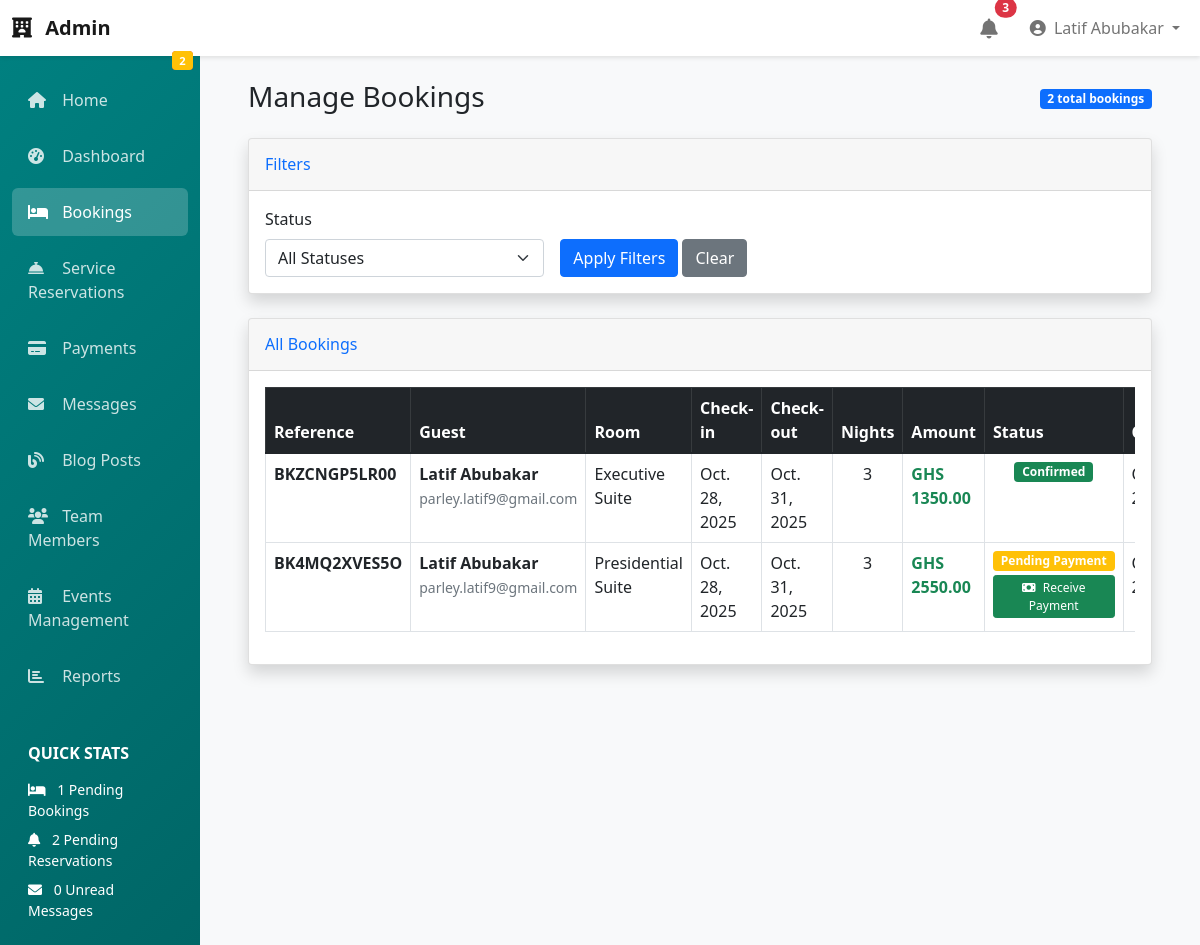
Screenshot of /accounts/admin/bookings/ (signed in) with the database file from the repository.
### accounts/models.py (models this page shows, shortened)
class User(AbstractUser):
    email = models.EmailField(unique=True, null=False)
    username = models.CharField(max_length=100, unique=True)  # Added unique=True
    USERNAME_FIELD = "email"
    REQUIRED_FIELDS = ['username']

### bookings/models.py (models this page shows, shortened)
class Booking(models.Model):
    BOOKING_STATUS = (
        ('pending', 'Pending Payment'),
        ('confirmed', 'Confirmed'),
        ('checked_in', 'Checked In'),
        ('checked_out', 'Checked Out'),
        ('cancelled', 'Cancelled'),
        ('no_show', 'No Show'),
    )
    booking_reference = models.CharField(max_length=12, unique=True)
    room = models.ForeignKey('rooms.Room', on_delete=models.CASCADE, related_name='bookings')
    check_in = models.DateField()
    check_out = models.DateField()
    adults = models.PositiveIntegerField(default=1)
    children = models.PositiveIntegerField(default=0)
    total_price = models.DecimalField(max_digits=10, decimal_places=2)
    guest_name = models.CharField(max_length=200)
    guest_email = models.EmailField()
    guest_phone = models.CharField(max_length=20)
    guest_address = models.TextField(blank=True)
    special_requests = models.TextField(blank=True)
    status = models.CharField(max_length=20, choices=BOOKING_STATUS, default='pending')
    created_at = models.DateTimeField(auto_now_add=True)
    updated_at = models.DateTimeField(auto_now=True)
    class Meta:
        ordering = ['-created_at']
    @property
    def nights(self):
        return (self.check_out - self.check_in).days

### rooms/models.py (models this page shows, shortened)
class Room(models.Model):
    room_type = models.ForeignKey(RoomType, on_delete=models.CASCADE, related_name='rooms')
    room_number = models.CharField(max_length=10)
    floor = models.PositiveIntegerField(default=1)
    view_description = models.CharField(max_length=200, blank=True)  # Ocean view, Garden view
    special_features = models.TextField(blank=True)
    is_available = models.BooleanField(default=True)
    class Meta:
        ordering = ['floor', 'room_number']

class RoomType(models.Model):
    hotel = models.ForeignKey('hotel.Hotel', on_delete=models.CASCADE, related_name='room_types')
    name = models.CharField(max_length=100)  # Deluxe, Suite, Standard
    slug = models.SlugField(unique=True)
    description = models.TextField()
    base_price = models.DecimalField(max_digits=10, decimal_places=2)
    capacity = models.PositiveIntegerField(help_text="Maximum number of guests")
    size = models.CharField(max_length=50, blank=True)  # 35 sqm, 450 sqft
    bed_type = models.CharField(max_length=100, blank=True)  # King bed, Twin beds
    featured_image = models.ImageField(upload_to='room_types/')
    is_available = models.BooleanField(default=True)
    display_order = models.PositiveIntegerField(default=0)
    class Meta:
        ordering = ['display_order', 'base_price']
    def __str__(self):
        return self.name

### accounts/views.py (the view)
# urls.py: path('admin/bookings/', views.admin_bookings, name='admin_bookings'),
@staff_member_required
def admin_bookings(request):
    bookings = Booking.objects.all().order_by('-created_at')
    status_filter = request.GET.get('status', '')
    if status_filter:
        bookings = bookings.filter(status=status_filter)
    paginator = Paginator(bookings, 20)
    page_number = request.GET.get('page')
    page_obj = paginator.get_page(page_number)
    context = {
        'bookings': page_obj,
        'status_filter': status_filter,
        'status_choices': Booking.BOOKING_STATUS,
    }
    return render(request, 'admin/bookings.html', context)

### accounts/templates/admin/bookings.html (shortened to what this page needs)
{% extends 'admin/dashboard_base.html' %}
{% load static %}
{% block content %}
<div class="container-fluid">
    <div class="d-sm-flex align-items-center justify-content-between mb-4">
        <h1 class="h3 mb-0 text-gray-800">Manage Bookings</h1>
        <div class="d-none d-sm-inline-block">
            <span class="badge bg-primary">{{ bookings.paginator.count }} total bookings</span>
        </div>
    </div>
    <div class="card shadow mb-4">
        <div class="card-header py-3">
            <h6 class="m-0 font-weight-bold text-primary">Filters</h6>
        </div>
        <div class="card-body">
            <form method="get" class="row g-3">
                <div class="col-md-4">
                    <label for="status" class="form-label">Status</label>
                    <select name="status" id="status" class="form-select">
                        <option value="">All Statuses</option>
                    </select>
                </div>
                <div class="col-md-4">
                    <label class="form-label">&nbsp;</label>
                    <div>
                        <button type="submit" class="btn btn-primary">Apply Filters</button>
                        <a href="{% url 'admin_bookings' %}" class="btn btn-secondary">Clear</a>
                    </div>
                </div>
            </form>
        </div>
    </div>
    <div class="card shadow mb-4">
        <div class="card-header py-3 d-flex justify-content-between align-items-center">
            <h6 class="m-0 font-weight-bold text-primary">All Bookings</h6>
        </div>
        <div class="card-body">
            {% if bookings %}
            <div class="table-responsive">
                <table class="table table-bordered table-hover" width="100%" cellspacing="0">
                    <thead class="table-dark">
                        <tr>
                            <th>Reference</th>
                            <th>Guest</th>
                            <th>Room</th>
                            <th>Check-in</th>
                            <th>Check-out</th>
                            <th>Nights</th>
                            <th>Amount</th>
                            <th>Status</th>
                            <th>Created</th>
                        </tr>
                    </thead>
                    <tbody>
                        {% for booking in bookings %}
                        <tr>
                            <td>
                                <strong>{{ booking.booking_reference }}</strong>
                            </td>
                            <td>
                                <div class="fw-bold">{{ booking.guest_name }}</div>
                                <small class="text-muted">{{ booking.guest_email }}</small>
                            </td>
                            <td>{{ booking.room.room_type }}</td>
                            <td>{{ booking.check_in }}</td>
                            <td>{{ booking.check_out }}</td>
                            <td class="text-center">{{ booking.nights }}</td>
                            <td class="fw-bold text-success">GHS {{ booking.total_price }}</td>
                            <td>
                                <div class="d-flex flex-column align-items-center gap-1">
                                    <span class="badge bg-{% if booking.status == 'confirmed' %}success{% elif booking.status == 'pending' %}warning{% elif booking.status == 'cancelled' %}danger{% else %}secondary{% endif %}">
                                        {{ booking.get_status_display }}
                                    </span>
                                    {% if booking.status == 'pending' %}
                                    <a href="{% url 'receive_booking_payment' booking.booking_reference %}"
                                       class="btn btn-success btn-sm w-100"
                                       style="font-size: 0.75rem; padding: 0.15rem 0.5rem;">
                                        <i class="fas fa-money-bill me-1"></i>
                                        Receive Payment
                                    </a>
                                    {% endif %}
                                </div>
                            </td>
                            <td>{{ booking.created_at|date:"M d, Y" }}</td>
                        </tr>
                        {% endfor %}
                    </tbody>
                </table>
            </div>
            {% else %}
            <div class="text-center py-5">
                <i class="fas fa-bed fa-3x text-muted mb-3"></i>
                <h4 class="text-muted">No Bookings Found</h4>
                <p class="text-muted">No bookings match your current filters.</p>
            </div>
            {% endif %}
        </div>
    </div>
</div>
{% endblock %}

### accounts/templates/admin/dashboard_base.html (shortened to what this page needs)
<!DOCTYPE html>
<html lang="en">
<head>
    <link href="https://cdn.jsdelivr.net/npm/bootstrap@5.1.3/dist/css/bootstrap.min.css" rel="stylesheet">
    <link rel="stylesheet" href="https://cdnjs.cloudflare.com/ajax/libs/font-awesome/6.0.0/css/all.min.css">
</head>
<body>
    <nav class="navbar navbar-expand navbar-light navbar-custom">
        <div class="container-fluid">
            <a class="navbar-brand fw-bold text-teal" href="{% url 'dashboard' %}">
                <i class="fas fa-hotel me-2"></i>{{ hotel.name }} Admin
            </a>
            <div class="navbar-nav ms-auto">
                <div class="nav-item dropdown me-3">
                    <a class="nav-link notification-bell position-relative" href="#" id="notificationDropdown"
                       role="button" data-bs-toggle="dropdown" aria-expanded="false">
                        <i class="fas fa-bell fa-lg"></i>
                        {% if total_admin_notifications > 0 %}
                        <span class="position-absolute top-0 start-100 translate-middle badge rounded-pill bg-danger">
                            {{ total_admin_notifications }}
                        </span>
                        {% endif %}
                    </a>
                </div>
                <div class="nav-item dropdown">
                    <a class="nav-link dropdown-toggle" href="#" id="navbarDropdown" role="button" data-bs-toggle="dropdown">
                        <i class="fas fa-user-circle me-1"></i>
                        {{ request.user.get_full_name|default:request.user.username }}
                    </a>
                </div>
            </div>
        </div>
    </nav>
    <div class="container-fluid">
        <div class="row">
            <div class="col-md-3 col-lg-2 d-md-block sidebar collapse" id="sidebar">
                <div class="position-sticky pt-3">
                <ul class="nav flex-column">
                    <li class="nav-item">
                        <a class="nav-link" href="/">
                            <i class="fas fa-home"></i>
                            Home
                        </a>
                    </li>
                    <li class="nav-item">
                        <a class="nav-link {% if request.path == '/admin/dashboard/' %}active{% endif %}"
                           href="{% url 'dashboard' %}">
                            <i class="fas fa-tachometer-alt"></i>
                            Dashboard
                        </a>
                    </li>
                    <li class="nav-item">
                        <a class="nav-link {% if '/admin/bookings' in request.path %}active{% endif %}" href="{% url 'admin_bookings' %}">
                            <i class="fas fa-bed"></i>
                            Bookings
                            {% if pending_bookings_count > 0 %}
                            <span class="badge bg-danger badge-notification">{{ pending_bookings_count }}</span>
                            {% endif %}
                        </a>
                    </li>
                    <li class="nav-item">
                        <a class="nav-link {% if '/admin/reservations' in request.path %}active{% endif %}" href="{% url 'admin_reservations' %}">
                            <i class="fas fa-concierge-bell"></i>
                            Service Reservations
                            {% if pending_reservations_count > 0 %}
                            <span class="badge bg-warning badge-notification">{{ pending_reservations_count }}</span>
                            {% endif %}
                        </a>
                    </li>
                    <li class="nav-item">
                        <a class="nav-link {% if '/admin/payments' in request.path %}active{% endif %}" href="{% url 'admin_payments' %}">
                            <i class="fas fa-credit-card"></i>
                            Payments
                        </a>
                    </li>
                    <li class="nav-item">
                        <a class="nav-link {% if '/admin/messages' in request.path %}active{% endif %}" href="{% url 'admin_messages' %}">
                            <i class="fas fa-envelope"></i>
                            Messages
                        </a>
                    </li>
                    <li class="nav-item">
                        <a class="nav-link {% if '/admin/blog' in request.path %}active{% endif %}" href="{% url 'admin_blog' %}">
                            <i class="fas fa-blog"></i>
                            Blog Posts
                        </a>
                    </li>
                    <li class="nav-item">
                        <a class="nav-link {% if '/admin/team' in request.path %}active{% endif %}" href="{% url 'admin_team' %}">
                            <i class="fas fa-users"></i>
                            Team Members
                        </a>
                    </li>
                    <li class="nav-item">
                        <a class="nav-link {% if '/admin/events' in request.path %}active{% endif %}" href="{% url 'admin_events' %}">
                            <i class="fas fa-calendar-alt"></i>
                            Events Management
                        </a>
                    </li>
                    <li class="nav-item">
                        <a class="nav-link {% if '/admin/reports' in request.path %}active{% endif %}" href="{% url 'admin_reports' %}">
                            <i class="fas fa-chart-bar"></i>
                            Reports
                        </a>
                    </li>
                </ul>
        <div class="mt-4 p-3 text-white">
            <h6 class="text-uppercase fw-bold mb-3">Quick Stats</h6>
            <div class="small">
                <div class="mb-2">
                    <i class="fas fa-bed me-2"></i>
                    {{ pending_bookings_count }} Pending Bookings
                </div>
                <div class="mb-2">
                    <i class="fas fa-bell me-2"></i>
                    {{ pending_reservations_count }} Pending Reservations
                </div>
                <div class="mb-2">
                    <i class="fas fa-envelope me-2"></i>
                    {{ unread_messages_count }} Unread Messages
                </div>
            </div>
        </div>
    </div>
</div>
            <main class="col-md-9 ms-sm-auto col-lg-10 px-md-4 content-wrapper">
                <div class="py-4">
                    {% block content %}
                    {% endblock %}
                </div>
            </main>
        </div>
    </div>
</body>
</html>

### accounts/templates/admin/dashboard_base.html (style rules this page uses)
.sidebar { min-height: 100vh; background: linear-gradient(135deg, #008080 0%, #006666 100%); box-shadow: 0 0 15px rgba(0,0,0,.1); }
.sidebar .nav-link { color: rgba(255,255,255,.8); padding: 0.75rem 1rem; margin: 0.25rem 0; border-radius: 0.375rem; transition: all 0.3s; }
.sidebar .nav-link.active { color: #fff; background: rgba(255,255,255,.2); }
.sidebar .nav-link i { width: 20px; margin-right: 10px; }
.navbar-custom { background: #fff; box-shadow: 0 2px 4px rgba(0,0,0,.1); }
.content-wrapper { background: #f8f9fa; min-height: calc(100vh - 56px); }
.badge-notification { font-size: 0.7em; position: absolute; top: -5px; right: -5px; }
.notification-bell { position: relative; cursor: pointer; }

### rows the page displays
User: user.get_full_name "Latif Abubakar"
Booking: booking_reference "BKZCNGP5LR00", guest_name "Latif Abubakar", guest_email "parley.latif9@gmail.com", room.room_type "Executive Suite", check_in "Oct. 28, 2025", check_out "Oct. 31, 2025", nights "3", total_price "1350.00", status "Confirmed"
Booking: booking_reference "BK4MQ2XVES5O", guest_name "Latif Abubakar", guest_email "parley.latif9@gmail.com", room.room_type "Presidential Suite", check_in "Oct. 28, 2025", check_out "Oct. 31, 2025", nights "3", total_price "2550.00", status "Pending Payment", shows "Receive Payment"

### other values shown
{{ total_admin_notifications }} "3"
{{ pending_reservations_count }} "2"
{{ pending_bookings_count }} "1"
{{ unread_messages_count }} "0"
{{ bookings.paginator.count }} "2"
